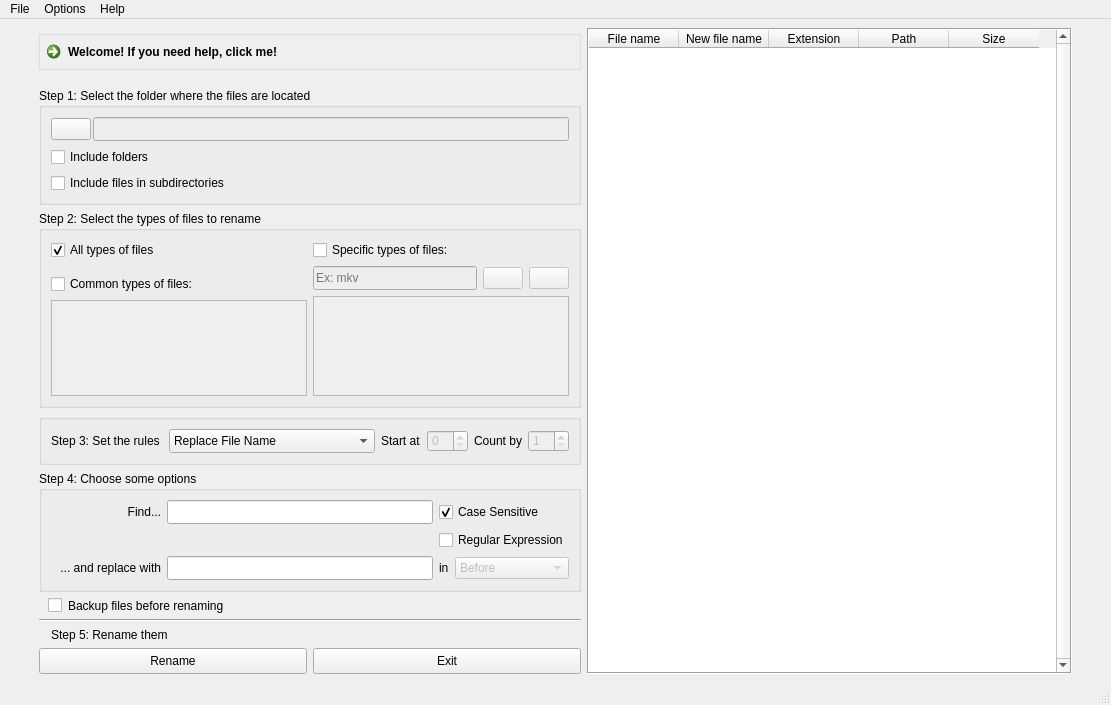
<?xml version="1.0" encoding="UTF-8"?>
<ui version="4.0">
 <author>victobriel</author>
 <class>MainWindow</class>
 <widget class="QMainWindow" name="MainWindow">
  <property name="enabled">
   <bool>true</bool>
  </property>
  <property name="geometry">
   <rect>
    <x>0</x>
    <y>0</y>
    <width>1111</width>
    <height>705</height>
   </rect>
  </property>
  <property name="windowTitle">
   <string>MainWindow</string>
  </property>
  <property name="styleSheet">
   <string notr="true">QLineEdit:disabled {
	background-color: #eee
}</string>
  </property>
  <property name="tabShape">
   <enum>QTabWidget::Rounded</enum>
  </property>
  <widget class="QWidget" name="centralwidget">
   <property name="sizePolicy">
    <sizepolicy hsizetype="Expanding" vsizetype="Expanding">
     <horstretch>0</horstretch>
     <verstretch>0</verstretch>
    </sizepolicy>
   </property>
   <layout class="QGridLayout" name="gridLayout_2">
    <item row="7" column="1">
     <widget class="QGroupBox" name="Step4">
      <property name="title">
       <string>Step 4: Choose some options</string>
      </property>
      <layout class="QGridLayout" name="gridLayout_5">
       <item row="3" column="0">
        <layout class="QHBoxLayout" name="horizontalLayout_4">
         <property name="sizeConstraint">
          <enum>QLayout::SetMaximumSize</enum>
         </property>
         <item>
          <widget class="QLabel" name="replaceLabel">
           <property name="sizePolicy">
            <sizepolicy hsizetype="Fixed" vsizetype="Preferred">
             <horstretch>0</horstretch>
             <verstretch>0</verstretch>
            </sizepolicy>
           </property>
           <property name="minimumSize">
            <size>
             <width>110</width>
             <height>0</height>
            </size>
           </property>
           <property name="maximumSize">
            <size>
             <width>105</width>
             <height>16777215</height>
            </size>
           </property>
           <property name="text">
            <string>... and replace with</string>
           </property>
           <property name="alignment">
            <set>Qt::AlignRight|Qt::AlignTrailing|Qt::AlignVCenter</set>
           </property>
          </widget>
         </item>
         <item>
          <widget class="QLineEdit" name="replaceLine">
           <property name="minimumSize">
            <size>
             <width>0</width>
             <height>24</height>
            </size>
           </property>
           <property name="font">
            <font>
             <pointsize>9</pointsize>
            </font>
           </property>
           <property name="focusPolicy">
            <enum>Qt::ClickFocus</enum>
           </property>
           <property name="clearButtonEnabled">
            <bool>true</bool>
           </property>
          </widget>
         </item>
        </layout>
       </item>
       <item row="3" column="1">
        <layout class="QHBoxLayout" name="horizontalLayout_8">
         <item>
          <widget class="QLabel" name="inLabel">
           <property name="sizePolicy">
            <sizepolicy hsizetype="Fixed" vsizetype="Preferred">
             <horstretch>0</horstretch>
             <verstretch>0</verstretch>
            </sizepolicy>
           </property>
           <property name="maximumSize">
            <size>
             <width>16777215</width>
             <height>16777215</height>
            </size>
           </property>
           <property name="text">
            <string>in</string>
           </property>
          </widget>
         </item>
         <item>
          <widget class="QComboBox" name="inneCombo">
           <property name="enabled">
            <bool>false</bool>
           </property>
           <property name="currentIndex">
            <number>0</number>
           </property>
           <item>
            <property name="text">
             <string>Before</string>
            </property>
           </item>
           <item>
            <property name="text">
             <string>After</string>
            </property>
           </item>
          </widget>
         </item>
        </layout>
       </item>
       <item row="0" column="0">
        <layout class="QHBoxLayout" name="horizontalLayout_6">
         <property name="sizeConstraint">
          <enum>QLayout::SetMaximumSize</enum>
         </property>
         <item>
          <widget class="QLabel" name="findLabel">
           <property name="sizePolicy">
            <sizepolicy hsizetype="Fixed" vsizetype="Minimum">
             <horstretch>0</horstretch>
             <verstretch>0</verstretch>
            </sizepolicy>
           </property>
           <property name="minimumSize">
            <size>
             <width>110</width>
             <height>0</height>
            </size>
           </property>
           <property name="maximumSize">
            <size>
             <width>105</width>
             <height>10</height>
            </size>
           </property>
           <property name="text">
            <string>Find...</string>
           </property>
           <property name="alignment">
            <set>Qt::AlignRight|Qt::AlignTrailing|Qt::AlignVCenter</set>
           </property>
          </widget>
         </item>
         <item>
          <widget class="QLineEdit" name="findLine">
           <property name="minimumSize">
            <size>
             <width>0</width>
             <height>24</height>
            </size>
           </property>
           <property name="font">
            <font>
             <pointsize>9</pointsize>
            </font>
           </property>
           <property name="focusPolicy">
            <enum>Qt::ClickFocus</enum>
           </property>
           <property name="layoutDirection">
            <enum>Qt::LeftToRight</enum>
           </property>
           <property name="clearButtonEnabled">
            <bool>true</bool>
           </property>
          </widget>
         </item>
        </layout>
       </item>
       <item row="0" column="1">
        <widget class="QCheckBox" name="caseSentitiveCheckbox">
         <property name="text">
          <string>Case Sensitive</string>
         </property>
         <property name="checked">
          <bool>true</bool>
         </property>
        </widget>
       </item>
       <item row="1" column="1">
        <widget class="QCheckBox" name="regexCheckbox">
         <property name="text">
          <string>Regular Expression</string>
         </property>
        </widget>
       </item>
       <item row="1" column="0" alignment="Qt::AlignHCenter">
        <widget class="QLabel" name="invalidLabel">
         <property name="styleSheet">
          <string notr="true">color: red;</string>
         </property>
         <property name="text">
          <string/>
         </property>
        </widget>
       </item>
      </layout>
     </widget>
    </item>
    <item row="1" column="1">
     <widget class="QCommandLinkButton" name="helpButton">
      <property name="styleSheet">
       <string notr="true">border: 1px solid rgb(220, 220, 220);</string>
      </property>
      <property name="text">
       <string>Welcome! If you need help, click me!</string>
      </property>
     </widget>
    </item>
    <item row="6" column="1">
     <widget class="QGroupBox" name="Step30">
      <property name="title">
       <string/>
      </property>
      <layout class="QHBoxLayout" name="horizontalLayout_11">
       <item>
        <widget class="QLabel" name="Step3">
         <property name="sizePolicy">
          <sizepolicy hsizetype="Fixed" vsizetype="Preferred">
           <horstretch>0</horstretch>
           <verstretch>0</verstretch>
          </sizepolicy>
         </property>
         <property name="minimumSize">
          <size>
           <width>0</width>
           <height>0</height>
          </size>
         </property>
         <property name="maximumSize">
          <size>
           <width>16777215</width>
           <height>16777215</height>
          </size>
         </property>
         <property name="layoutDirection">
          <enum>Qt::LeftToRight</enum>
         </property>
         <property name="text">
          <string>Step 3: Set the rules </string>
         </property>
         <property name="alignment">
          <set>Qt::AlignRight|Qt::AlignTrailing|Qt::AlignVCenter</set>
         </property>
        </widget>
       </item>
       <item>
        <widget class="QComboBox" name="rulesCombo">
         <property name="sizePolicy">
          <sizepolicy hsizetype="Expanding" vsizetype="Fixed">
           <horstretch>0</horstretch>
           <verstretch>0</verstretch>
          </sizepolicy>
         </property>
         <property name="minimumSize">
          <size>
           <width>0</width>
           <height>24</height>
          </size>
         </property>
         <property name="font">
          <font>
           <pointsize>9</pointsize>
          </font>
         </property>
         <property name="currentIndex">
          <number>1</number>
         </property>
         <property name="modelColumn">
          <number>0</number>
         </property>
         <item>
          <property name="text">
           <string>Add Text or Date</string>
          </property>
         </item>
         <item>
          <property name="text">
           <string>Replace File Name</string>
          </property>
         </item>
         <item>
          <property name="text">
           <string>Replace File Extension</string>
          </property>
         </item>
         <item>
          <property name="text">
           <string>Make sequential</string>
          </property>
         </item>
        </widget>
       </item>
       <item>
        <widget class="QLabel" name="startLabel">
         <property name="text">
          <string>Start at</string>
         </property>
        </widget>
       </item>
       <item>
        <widget class="QSpinBox" name="startSpin">
         <property name="enabled">
          <bool>false</bool>
         </property>
        </widget>
       </item>
       <item>
        <widget class="QLabel" name="countLabel">
         <property name="text">
          <string>Count by</string>
         </property>
        </widget>
       </item>
       <item>
        <widget class="QSpinBox" name="countSpin">
         <property name="enabled">
          <bool>false</bool>
         </property>
         <property name="wrapping">
          <bool>false</bool>
         </property>
         <property name="minimum">
          <number>1</number>
         </property>
        </widget>
       </item>
      </layout>
     </widget>
    </item>
    <item row="4" column="1">
     <widget class="QGroupBox" name="Step1">
      <property name="sizePolicy">
       <sizepolicy hsizetype="Expanding" vsizetype="Fixed">
        <horstretch>0</horstretch>
        <verstretch>0</verstretch>
       </sizepolicy>
      </property>
      <property name="minimumSize">
       <size>
        <width>0</width>
        <height>0</height>
       </size>
      </property>
      <property name="styleSheet">
       <string notr="true"/>
      </property>
      <property name="title">
       <string>Step 1: Select the folder where the files are located</string>
      </property>
      <layout class="QHBoxLayout" name="horizontalLayout_2">
       <property name="sizeConstraint">
        <enum>QLayout::SetDefaultConstraint</enum>
       </property>
       <item>
        <layout class="QVBoxLayout" name="verticalLayout_3">
         <property name="sizeConstraint">
          <enum>QLayout::SetFixedSize</enum>
         </property>
         <item>
          <layout class="QHBoxLayout" name="horizontalLayout_5">
           <property name="spacing">
            <number>2</number>
           </property>
           <item>
            <widget class="QPushButton" name="openFolderButton">
             <property name="sizePolicy">
              <sizepolicy hsizetype="Maximum" vsizetype="Fixed">
               <horstretch>0</horstretch>
               <verstretch>0</verstretch>
              </sizepolicy>
             </property>
             <property name="minimumSize">
              <size>
               <width>0</width>
               <height>0</height>
              </size>
             </property>
             <property name="cursor">
              <cursorShape>PointingHandCursor</cursorShape>
             </property>
             <property name="styleSheet">
              <string notr="true"/>
             </property>
             <property name="text">
              <string/>
             </property>
             <property name="icon">
              <iconset theme="Segoe UI,9,-1,5,400,0,0,0,0,0,0,0,0,0,0,1">
               <normaloff>../Lite/gui/img/open-folder.png</normaloff>../Lite/gui/img/open-folder.png</iconset>
             </property>
             <property name="iconSize">
              <size>
               <width>36</width>
               <height>20</height>
              </size>
             </property>
            </widget>
           </item>
           <item>
            <widget class="QLineEdit" name="pathLine">
             <property name="enabled">
              <bool>false</bool>
             </property>
             <property name="minimumSize">
              <size>
               <width>0</width>
               <height>24</height>
              </size>
             </property>
            </widget>
           </item>
          </layout>
         </item>
         <item>
          <widget class="QCheckBox" name="includeFoldersCheckbox">
           <property name="text">
            <string>Include folders</string>
           </property>
          </widget>
         </item>
         <item>
          <widget class="QCheckBox" name="includeSubdirCheckbox">
           <property name="text">
            <string>Include files in subdirectories</string>
           </property>
          </widget>
         </item>
        </layout>
       </item>
      </layout>
     </widget>
    </item>
    <item row="0" column="7" rowspan="8">
     <spacer name="verticalSpacerRight">
      <property name="orientation">
       <enum>Qt::Vertical</enum>
      </property>
      <property name="sizeType">
       <enum>QSizePolicy::Maximum</enum>
      </property>
      <property name="sizeHint" stdset="0">
       <size>
        <width>30</width>
        <height>40</height>
       </size>
      </property>
     </spacer>
    </item>
    <item row="0" column="0" rowspan="8">
     <spacer name="verticalSpacerLeft">
      <property name="orientation">
       <enum>Qt::Vertical</enum>
      </property>
      <property name="sizeType">
       <enum>QSizePolicy::Maximum</enum>
      </property>
      <property name="sizeHint" stdset="0">
       <size>
        <width>30</width>
        <height>40</height>
       </size>
      </property>
     </spacer>
    </item>
    <item row="8" column="1">
     <layout class="QVBoxLayout" name="Step50">
      <item>
       <widget class="QCheckBox" name="backupCheckbox">
        <property name="sizePolicy">
         <sizepolicy hsizetype="Fixed" vsizetype="Fixed">
          <horstretch>0</horstretch>
          <verstretch>0</verstretch>
         </sizepolicy>
        </property>
        <property name="minimumSize">
         <size>
          <width>0</width>
          <height>0</height>
         </size>
        </property>
        <property name="styleSheet">
         <string notr="true">margin-left: 9px;</string>
        </property>
        <property name="text">
         <string>Backup files before renaming</string>
        </property>
       </widget>
      </item>
      <item>
       <widget class="Line" name="separator">
        <property name="orientation">
         <enum>Qt::Horizontal</enum>
        </property>
       </widget>
      </item>
      <item>
       <widget class="QLabel" name="Step5">
        <property name="styleSheet">
         <string notr="true">margin-left: 9px;</string>
        </property>
        <property name="text">
         <string>Step 5: Rename them</string>
        </property>
       </widget>
      </item>
      <item>
       <layout class="QHBoxLayout" name="Buttons">
        <property name="sizeConstraint">
         <enum>QLayout::SetFixedSize</enum>
        </property>
        <item>
         <widget class="QPushButton" name="renameButton">
          <property name="minimumSize">
           <size>
            <width>0</width>
            <height>26</height>
           </size>
          </property>
          <property name="text">
           <string>Rename</string>
          </property>
         </widget>
        </item>
        <item>
         <widget class="QPushButton" name="exitButton">
          <property name="minimumSize">
           <size>
            <width>0</width>
            <height>26</height>
           </size>
          </property>
          <property name="text">
           <string>Exit</string>
          </property>
         </widget>
        </item>
       </layout>
      </item>
     </layout>
    </item>
    <item row="5" column="1">
     <widget class="QGroupBox" name="Step2">
      <property name="sizePolicy">
       <sizepolicy hsizetype="Expanding" vsizetype="Expanding">
        <horstretch>0</horstretch>
        <verstretch>0</verstretch>
       </sizepolicy>
      </property>
      <property name="minimumSize">
       <size>
        <width>0</width>
        <height>0</height>
       </size>
      </property>
      <property name="maximumSize">
       <size>
        <width>16777215</width>
        <height>200</height>
       </size>
      </property>
      <property name="autoFillBackground">
       <bool>false</bool>
      </property>
      <property name="title">
       <string>Step 2: Select the types of files to rename</string>
      </property>
      <layout class="QHBoxLayout" name="horizontalLayout_3">
       <property name="sizeConstraint">
        <enum>QLayout::SetMaximumSize</enum>
       </property>
       <item>
        <layout class="QVBoxLayout" name="verticalLayout">
         <item>
          <widget class="QCheckBox" name="allFilesCheckbox">
           <property name="minimumSize">
            <size>
             <width>0</width>
             <height>0</height>
            </size>
           </property>
           <property name="cursor">
            <cursorShape>ArrowCursor</cursorShape>
           </property>
           <property name="text">
            <string>All types of files</string>
           </property>
           <property name="checked">
            <bool>true</bool>
           </property>
          </widget>
         </item>
         <item>
          <spacer name="horizontalSpacer">
           <property name="orientation">
            <enum>Qt::Horizontal</enum>
           </property>
           <property name="sizeHint" stdset="0">
            <size>
             <width>40</width>
             <height>8</height>
            </size>
           </property>
          </spacer>
         </item>
         <item>
          <widget class="QCheckBox" name="commonFilesCheckbox">
           <property name="minimumSize">
            <size>
             <width>0</width>
             <height>0</height>
            </size>
           </property>
           <property name="cursor">
            <cursorShape>ArrowCursor</cursorShape>
           </property>
           <property name="whatsThis">
            <string/>
           </property>
           <property name="text">
            <string>Common types of files:</string>
           </property>
           <property name="checkable">
            <bool>true</bool>
           </property>
           <property name="checked">
            <bool>false</bool>
           </property>
           <property name="autoExclusive">
            <bool>false</bool>
           </property>
          </widget>
         </item>
         <item>
          <widget class="QListWidget" name="commonFilesList">
           <property name="enabled">
            <bool>false</bool>
           </property>
           <property name="font">
            <font>
             <pointsize>9</pointsize>
            </font>
           </property>
           <property name="selectionMode">
            <enum>QAbstractItemView::MultiSelection</enum>
           </property>
           <property name="spacing">
            <number>1</number>
           </property>
           <property name="viewMode">
            <enum>QListView::ListMode</enum>
           </property>
           <property name="uniformItemSizes">
            <bool>false</bool>
           </property>
           <property name="wordWrap">
            <bool>false</bool>
           </property>
           <property name="selectionRectVisible">
            <bool>true</bool>
           </property>
          </widget>
         </item>
        </layout>
       </item>
       <item>
        <layout class="QGridLayout" name="gridLayout">
         <property name="sizeConstraint">
          <enum>QLayout::SetDefaultConstraint</enum>
         </property>
         <item row="1" column="0">
          <widget class="QLineEdit" name="specificFilesLine">
           <property name="enabled">
            <bool>false</bool>
           </property>
           <property name="minimumSize">
            <size>
             <width>0</width>
             <height>24</height>
            </size>
           </property>
           <property name="font">
            <font>
             <pointsize>9</pointsize>
            </font>
           </property>
           <property name="text">
            <string/>
           </property>
           <property name="placeholderText">
            <string>Ex: mkv</string>
           </property>
          </widget>
         </item>
         <item row="0" column="0" colspan="2">
          <widget class="QCheckBox" name="specificFilesCheckbox">
           <property name="minimumSize">
            <size>
             <width>0</width>
             <height>0</height>
            </size>
           </property>
           <property name="cursor">
            <cursorShape>ArrowCursor</cursorShape>
           </property>
           <property name="whatsThis">
            <string/>
           </property>
           <property name="text">
            <string>Specific types of files:</string>
           </property>
          </widget>
         </item>
         <item row="1" column="1">
          <layout class="QHBoxLayout" name="horizontalLayout">
           <item>
            <widget class="QPushButton" name="specificFilesAddButton">
             <property name="enabled">
              <bool>false</bool>
             </property>
             <property name="styleSheet">
              <string notr="true"/>
             </property>
             <property name="text">
              <string/>
             </property>
             <property name="iconSize">
              <size>
               <width>24</width>
               <height>20</height>
              </size>
             </property>
            </widget>
           </item>
           <item>
            <widget class="QPushButton" name="specificFilesClearButton">
             <property name="enabled">
              <bool>false</bool>
             </property>
             <property name="styleSheet">
              <string notr="true"/>
             </property>
             <property name="text">
              <string/>
             </property>
             <property name="iconSize">
              <size>
               <width>24</width>
               <height>20</height>
              </size>
             </property>
            </widget>
           </item>
          </layout>
         </item>
         <item row="3" column="0" colspan="2">
          <widget class="QListWidget" name="specificFilesList">
           <property name="enabled">
            <bool>false</bool>
           </property>
           <property name="sizePolicy">
            <sizepolicy hsizetype="Expanding" vsizetype="Expanding">
             <horstretch>0</horstretch>
             <verstretch>0</verstretch>
            </sizepolicy>
           </property>
           <property name="font">
            <font>
             <pointsize>9</pointsize>
            </font>
           </property>
           <property name="editTriggers">
            <set>QAbstractItemView::NoEditTriggers</set>
           </property>
           <property name="showDropIndicator" stdset="0">
            <bool>false</bool>
           </property>
           <property name="selectionMode">
            <enum>QAbstractItemView::NoSelection</enum>
           </property>
           <property name="resizeMode">
            <enum>QListView::Fixed</enum>
           </property>
           <property name="spacing">
            <number>1</number>
           </property>
           <property name="viewMode">
            <enum>QListView::ListMode</enum>
           </property>
           <property name="uniformItemSizes">
            <bool>false</bool>
           </property>
           <property name="wordWrap">
            <bool>false</bool>
           </property>
           <property name="selectionRectVisible">
            <bool>true</bool>
           </property>
          </widget>
         </item>
        </layout>
       </item>
      </layout>
     </widget>
    </item>
    <item row="0" column="6" rowspan="9">
     <layout class="QVBoxLayout" name="Frame">
      <property name="sizeConstraint">
       <enum>QLayout::SetFixedSize</enum>
      </property>
      <item>
       <widget class="QTableWidget" name="filesList">
        <property name="enabled">
         <bool>true</bool>
        </property>
        <property name="sizePolicy">
         <sizepolicy hsizetype="Expanding" vsizetype="Expanding">
          <horstretch>0</horstretch>
          <verstretch>0</verstretch>
         </sizepolicy>
        </property>
        <property name="maximumSize">
         <size>
          <width>500</width>
          <height>16777215</height>
         </size>
        </property>
        <property name="frameShape">
         <enum>QFrame::Box</enum>
        </property>
        <property name="verticalScrollBarPolicy">
         <enum>Qt::ScrollBarAlwaysOn</enum>
        </property>
        <property name="sizeAdjustPolicy">
         <enum>QAbstractScrollArea::AdjustToContents</enum>
        </property>
        <property name="autoScroll">
         <bool>true</bool>
        </property>
        <property name="editTriggers">
         <set>QAbstractItemView::NoEditTriggers</set>
        </property>
        <property name="tabKeyNavigation">
         <bool>false</bool>
        </property>
        <property name="showDropIndicator" stdset="0">
         <bool>false</bool>
        </property>
        <property name="dragDropOverwriteMode">
         <bool>false</bool>
        </property>
        <property name="alternatingRowColors">
         <bool>false</bool>
        </property>
        <property name="selectionMode">
         <enum>QAbstractItemView::NoSelection</enum>
        </property>
        <property name="textElideMode">
         <enum>Qt::ElideLeft</enum>
        </property>
        <property name="horizontalScrollMode">
         <enum>QAbstractItemView::ScrollPerItem</enum>
        </property>
        <property name="showGrid">
         <bool>false</bool>
        </property>
        <property name="gridStyle">
         <enum>Qt::SolidLine</enum>
        </property>
        <property name="sortingEnabled">
         <bool>true</bool>
        </property>
        <property name="wordWrap">
         <bool>false</bool>
        </property>
        <property name="cornerButtonEnabled">
         <bool>true</bool>
        </property>
        <property name="rowCount">
         <number>0</number>
        </property>
        <property name="columnCount">
         <number>5</number>
        </property>
        <attribute name="horizontalHeaderVisible">
         <bool>true</bool>
        </attribute>
        <attribute name="horizontalHeaderCascadingSectionResizes">
         <bool>true</bool>
        </attribute>
        <attribute name="horizontalHeaderMinimumSectionSize">
         <number>80</number>
        </attribute>
        <attribute name="horizontalHeaderDefaultSectionSize">
         <number>90</number>
        </attribute>
        <attribute name="horizontalHeaderHighlightSections">
         <bool>false</bool>
        </attribute>
        <attribute name="horizontalHeaderStretchLastSection">
         <bool>false</bool>
        </attribute>
        <attribute name="verticalHeaderVisible">
         <bool>false</bool>
        </attribute>
        <attribute name="verticalHeaderCascadingSectionResizes">
         <bool>false</bool>
        </attribute>
        <attribute name="verticalHeaderMinimumSectionSize">
         <number>26</number>
        </attribute>
        <attribute name="verticalHeaderDefaultSectionSize">
         <number>26</number>
        </attribute>
        <attribute name="verticalHeaderHighlightSections">
         <bool>false</bool>
        </attribute>
        <attribute name="verticalHeaderShowSortIndicator" stdset="0">
         <bool>false</bool>
        </attribute>
        <attribute name="verticalHeaderStretchLastSection">
         <bool>false</bool>
        </attribute>
        <column>
         <property name="text">
          <string>File name</string>
         </property>
        </column>
        <column>
         <property name="text">
          <string>New file name</string>
         </property>
        </column>
        <column>
         <property name="text">
          <string>Extension</string>
         </property>
        </column>
        <column>
         <property name="text">
          <string>Path</string>
         </property>
        </column>
        <column>
         <property name="text">
          <string>Size</string>
         </property>
        </column>
       </widget>
      </item>
     </layout>
    </item>
   </layout>
  </widget>
  <widget class="QStatusBar" name="statusBar"/>
  <widget class="QMenuBar" name="menuBar">
   <property name="geometry">
    <rect>
     <x>0</x>
     <y>0</y>
     <width>1111</width>
     <height>22</height>
    </rect>
   </property>
   <widget class="QMenu" name="menuFile">
    <property name="title">
     <string>File</string>
    </property>
    <addaction name="actionOpen_Folder"/>
    <addaction name="separator"/>
    <addaction name="actionAlways_backup_before_renaming"/>
    <addaction name="separator"/>
    <addaction name="actionExit"/>
   </widget>
   <widget class="QMenu" name="menuHelp">
    <property name="title">
     <string>Help</string>
    </property>
    <addaction name="actionDocumentation"/>
    <addaction name="actionAbout"/>
   </widget>
   <widget class="QMenu" name="menuOptions">
    <property name="title">
     <string>Options</string>
    </property>
    <addaction name="actionProtect_Paths"/>
    <addaction name="separator"/>
    <addaction name="actionOpen_settings"/>
   </widget>
   <addaction name="menuFile"/>
   <addaction name="menuOptions"/>
   <addaction name="menuHelp"/>
  </widget>
  <action name="actionExit">
   <property name="text">
    <string>Exit</string>
   </property>
  </action>
  <action name="actionEnglish">
   <property name="checkable">
    <bool>true</bool>
   </property>
   <property name="checked">
    <bool>false</bool>
   </property>
   <property name="text">
    <string>English (en)</string>
   </property>
  </action>
  <action name="actionDocumentation">
   <property name="text">
    <string>Documentation</string>
   </property>
  </action>
  <action name="actionPortugues_BR">
   <property name="checkable">
    <bool>true</bool>
   </property>
   <property name="text">
    <string>Portuguese (pt_BR)</string>
   </property>
  </action>
  <action name="actionAlways_backup_before_renaming">
   <property name="checkable">
    <bool>true</bool>
   </property>
   <property name="text">
    <string>Always backup before renaming</string>
   </property>
  </action>
  <action name="actionProtect_Paths">
   <property name="checkable">
    <bool>true</bool>
   </property>
   <property name="checked">
    <bool>true</bool>
   </property>
   <property name="text">
    <string>Protect paths</string>
   </property>
  </action>
  <action name="actionOpen_Folder">
   <property name="text">
    <string>Open Folder</string>
   </property>
  </action>
  <action name="actionOpen_settings">
   <property name="text">
    <string>Settings</string>
   </property>
  </action>
  <action name="actionAbout">
   <property name="text">
    <string>About</string>
   </property>
  </action>
  <action name="actiontest">
   <property name="text">
    <string>test</string>
   </property>
  </action>
 </widget>
 <tabstops>
  <tabstop>helpButton</tabstop>
  <tabstop>openFolderButton</tabstop>
  <tabstop>pathLine</tabstop>
  <tabstop>includeFoldersCheckbox</tabstop>
  <tabstop>includeSubdirCheckbox</tabstop>
  <tabstop>allFilesCheckbox</tabstop>
  <tabstop>commonFilesCheckbox</tabstop>
  <tabstop>commonFilesList</tabstop>
  <tabstop>specificFilesCheckbox</tabstop>
  <tabstop>specificFilesLine</tabstop>
  <tabstop>specificFilesAddButton</tabstop>
  <tabstop>specificFilesClearButton</tabstop>
  <tabstop>specificFilesList</tabstop>
  <tabstop>rulesCombo</tabstop>
  <tabstop>startSpin</tabstop>
  <tabstop>countSpin</tabstop>
  <tabstop>caseSentitiveCheckbox</tabstop>
  <tabstop>regexCheckbox</tabstop>
  <tabstop>inneCombo</tabstop>
  <tabstop>backupCheckbox</tabstop>
  <tabstop>renameButton</tabstop>
  <tabstop>exitButton</tabstop>
  <tabstop>filesList</tabstop>
 </tabstops>
 <resources/>
 <connections/>
</ui>
